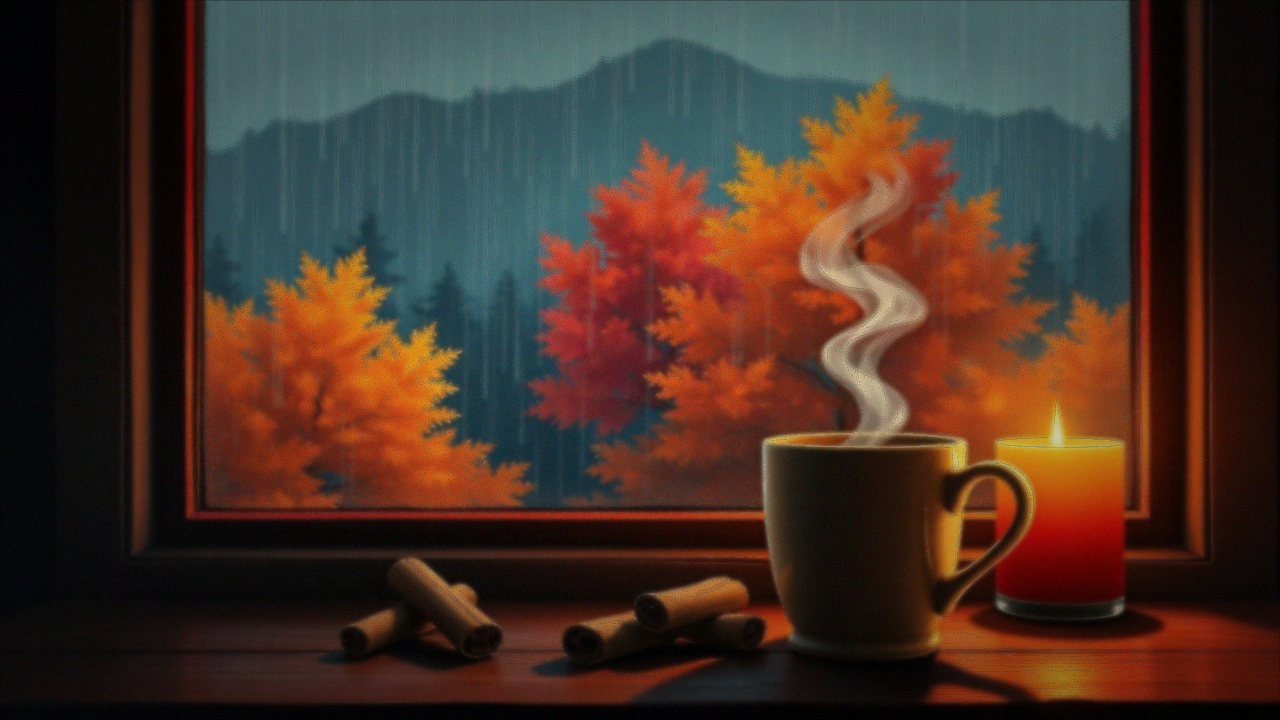
#> input picture assets/thumb_cache/autumn_study_v0.png, 1280 x 720 px; its folder holds only this picture in this run
$ python -i postfx.py   (imports and definitions only)
#> lines starting #> are read from the running program, lines starting #| are printed output that depends on the picture
"""
postfx.py — Per-frame post-processing: bloom, film grain, watermark.
"""

import os
import numpy as np
from PIL import Image, ImageFilter, ImageFont

from .config import W, H
from .themes import THEMES


# ── Bloom ─────────────────────────────────────────────────────────────────────

def apply_bloom(frame: np.ndarray, threshold: int = 155,
                strength: float = 0.35, radius: int = 14) -> np.ndarray:
    bright = np.clip(frame.astype(np.int16) - threshold, 0, 255).astype(np.uint8)
    if bright.max() == 0:
        return frame
    # Downsample to ¼ resolution before blurring — 16× cheaper, indistinguishable result.
    # Bloom is a low-frequency effect; sub-pixel accuracy is irrelevant.
    small_w, small_h = W // 4, H // 4
    small = Image.fromarray(bright).resize((small_w, small_h), Image.BOX)
    blurred_small = small.filter(ImageFilter.GaussianBlur(radius=max(1, radius // 4)))
    bloom = np.array(
        blurred_small.resize((W, H), Image.BILINEAR)
    ).astype(np.float32)
    return np.clip(frame.astype(np.float32) + bloom * strength, 0, 255).astype(np.uint8)


# ── Film grain ────────────────────────────────────────────────────────────────

# [29 lines left out: functions film_grain, warm_grade, apply_vignette, not called in this run]


# ── Chromatic aberration (optional) ───────────────────────────────────────────

_CA_DIST_CACHE = None


# [45 lines left out: functions _get_ca_distance_grid, chromatic_aberration, apply_scanlines, not called in this run]


# ── Watermark ─────────────────────────────────────────────────────────────────

_WATERMARK_OV = None


# [14 lines left out: function _get_font, not called in this run]

>>> import cv2
>>> picture = cv2.imread('../../assets/thumb_cache/autumn_study_v0.png', cv2.IMREAD_GRAYSCALE)
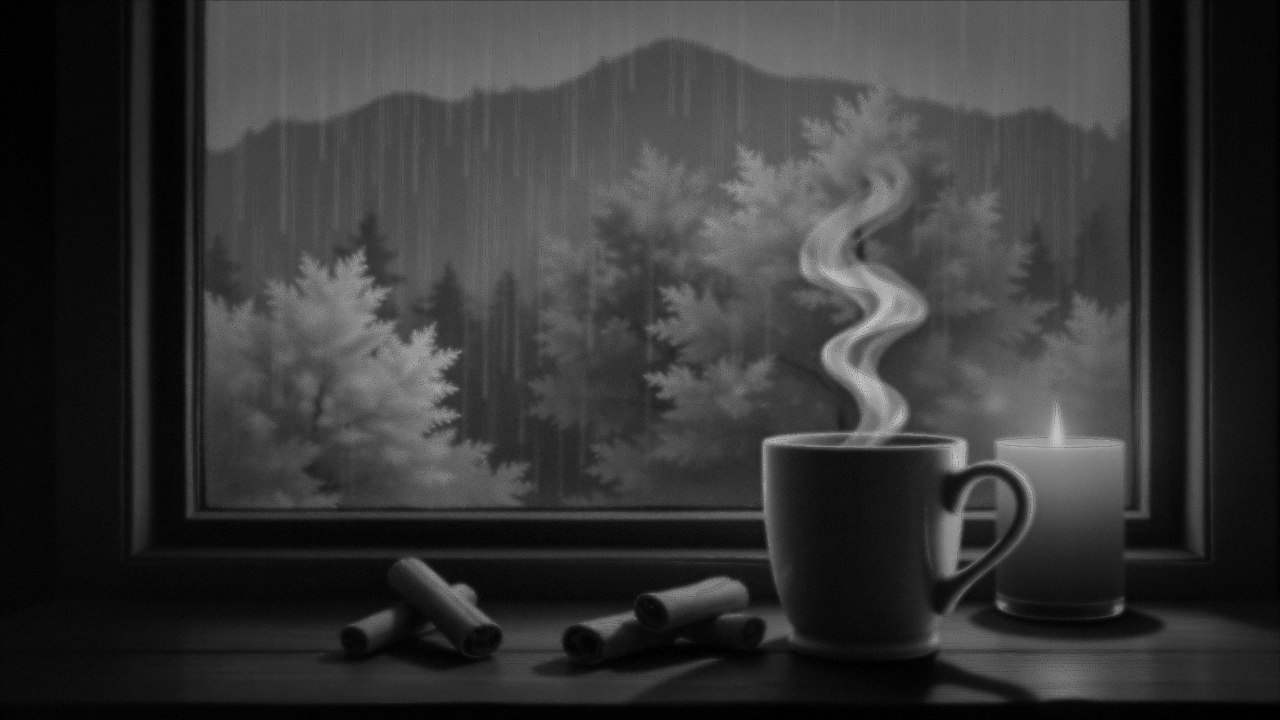
#> picture: shape (720, 1280); min 0, max 197, mean 54.2
>>> result = apply_bloom(picture)
#> in apply_bloom, `small = Image.fromarray(bright).resize((small_w, small_h), Image.BOX)`:
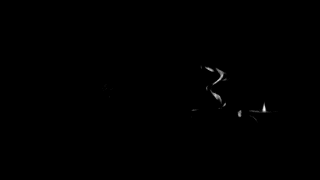
#> small: PIL image 320x180 L; min 0, max 38, mean 0.1; drawn with min black and max white

$ run again, on assets/thumb_cache/cozy_rain_v0.png
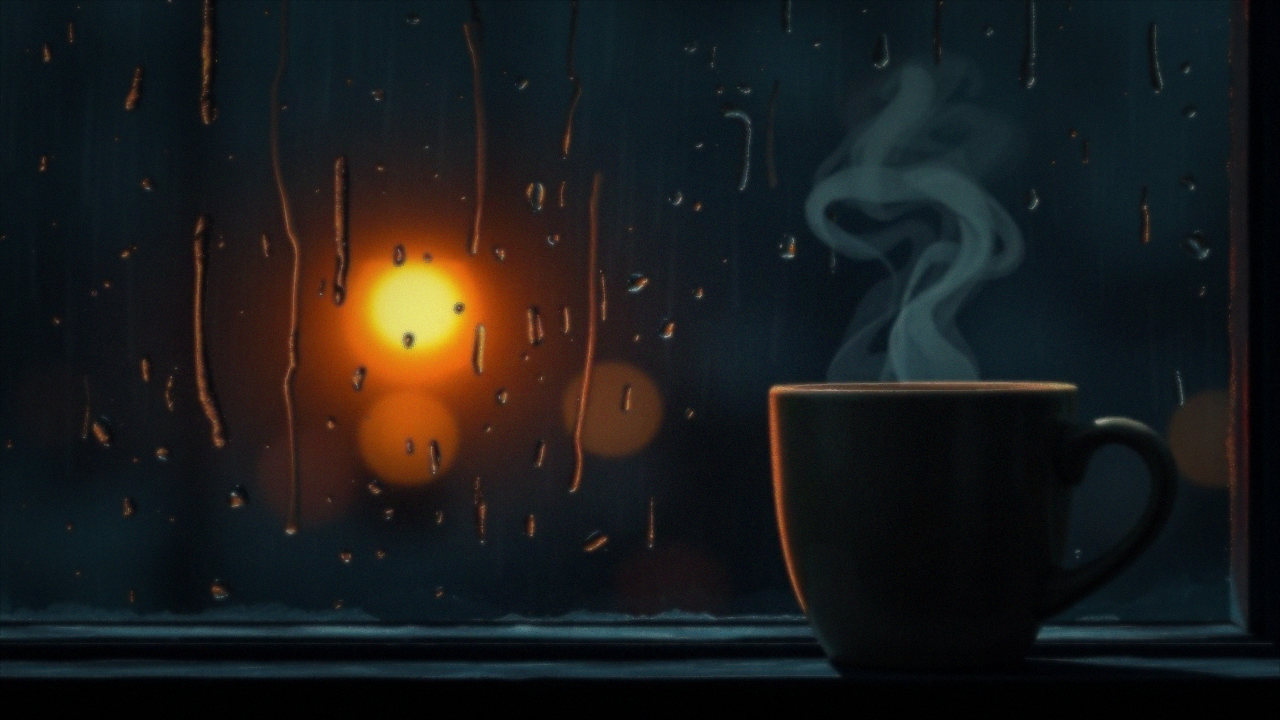
#> input picture assets/thumb_cache/cozy_rain_v0.png, 1280 x 720 px
#> `picture = cv2.imread('../../assets/thumb_cache/autumn_study_v0.png', c..`:
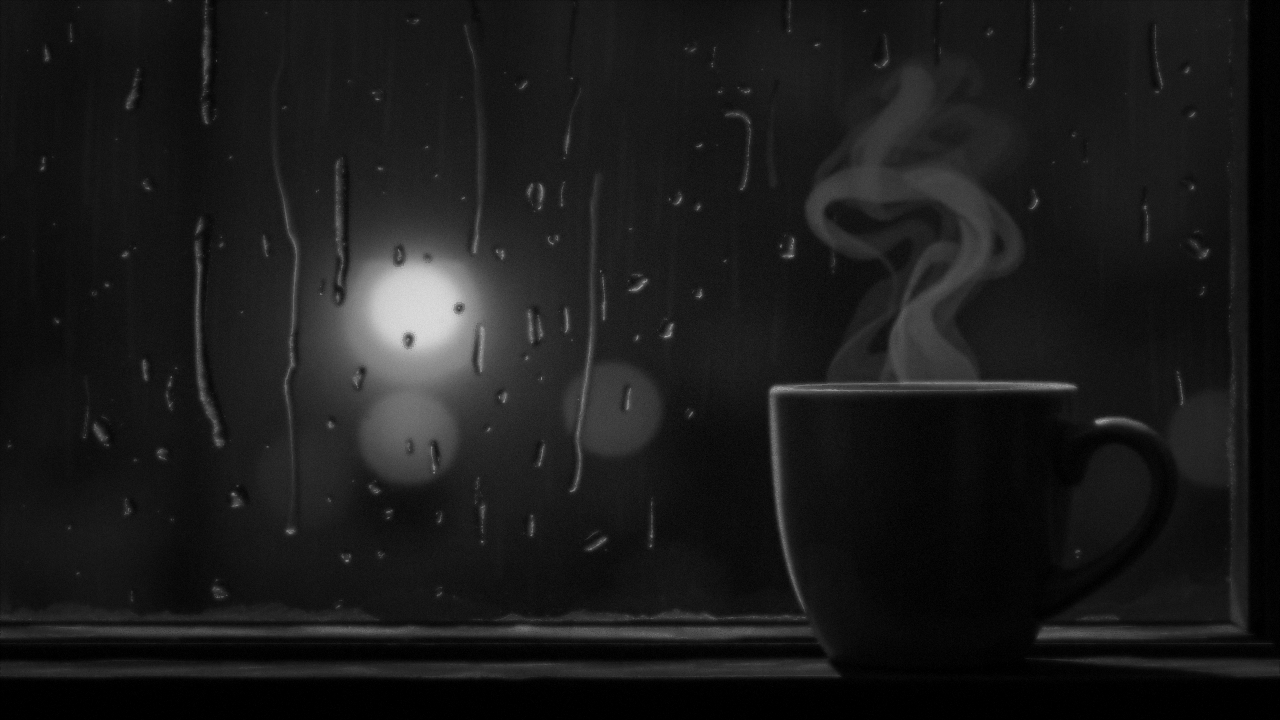
#> picture: shape (720, 1280); min 0, max 221, mean 26.5
#> in apply_bloom, `bright = np.clip(frame.astype(np.int16) - threshold, 0, 255).astype(np..`:
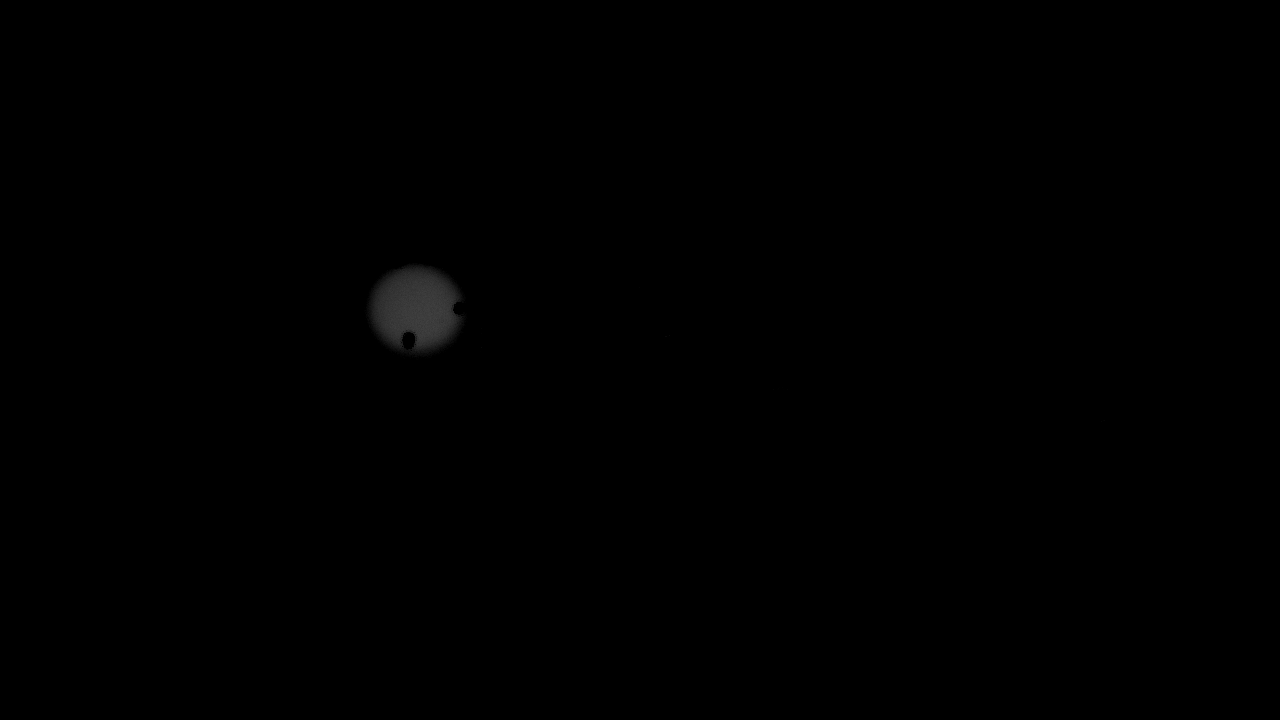
#> bright: shape (720, 1280); min 0, max 66, mean 0.3

$ run again, on assets/thumb_cache/forest_rain_v1.png
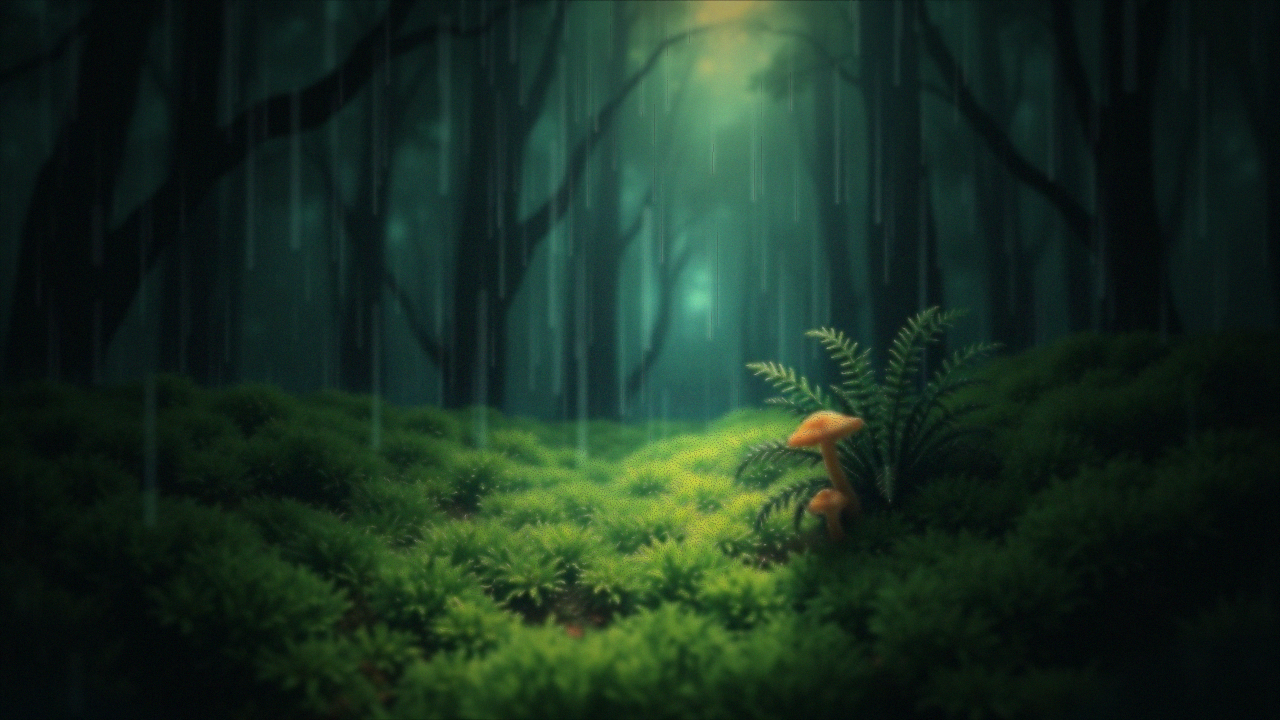
#> input picture assets/thumb_cache/forest_rain_v1.png, 1280 x 720 px
#> `picture = cv2.imread('../../assets/thumb_cache/autumn_study_v0.png', c..`:
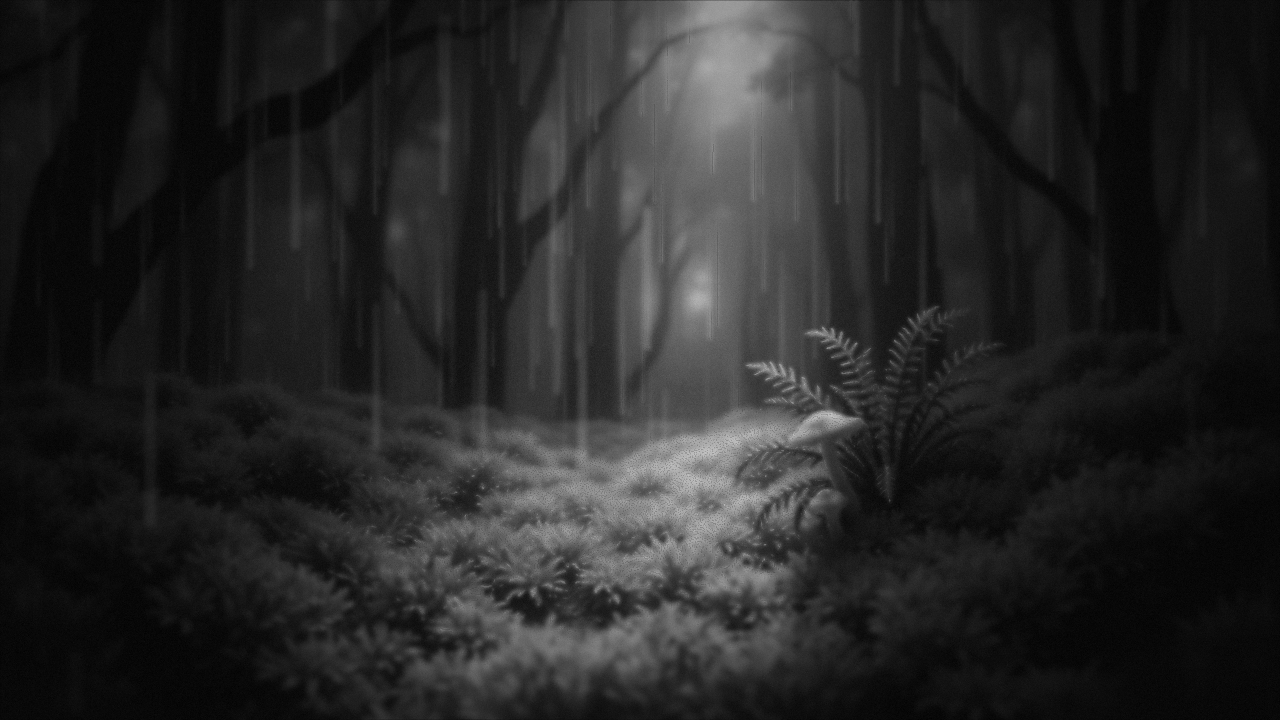
#> picture: shape (720, 1280); min 1, max 197, mean 38.4
#> in apply_bloom, `small = Image.fromarray(bright).resize((small_w, small_h), Image.BOX)`:
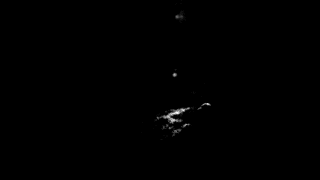
#> small: PIL image 320x180 L; min 0, max 29, mean 0.1; drawn with min black and max white
